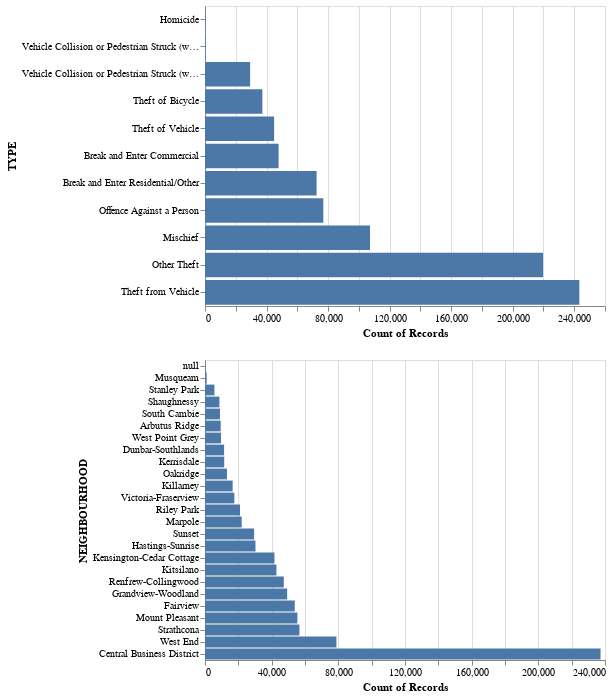

The notebook cell saved with this chart:
### Code cell
categ_cols_dist = alt.Chart(data).mark_bar().encode(
    y = alt.X(alt.repeat(),type= "nominal").sort("x"),
    x =alt.Y("count()"),
).properties(
        width = 400,
        height = 300
).repeat(
     ["TYPE", "NEIGHBOURHOOD"],
    columns = 1
)
categ_cols_dist

### Figure 1 — Vega specification as saved in the notebook (floating-point values rounded to 4 significant figures)
{"$schema": "https://vega.github.io/schema/vega/v5.json", "data": [{"name": "source_0"}, {"name": "data_1", "values": [{"TYPE": "Break and Enter Commercial", "__count": 47836}, {"TYPE": "Break and Enter Residential/Other", "__count": 72543}, {"TYPE": "Homicide", "__count": 316}, {"TYPE": "Mischief", "__count": 107268}, {"TYPE": "Offence Against a Person", "__count": 76906}, {"TYPE": "Other Theft", "__count": 219751}, {"TYPE": "Theft from Vehicle", "__count": 243335}, {"TYPE": "Theft of Bicycle", "__count": 37293}, {"TYPE": "Theft of Vehicle", "__count": 44935}, {"TYPE": "Vehicle Collision or Pedestrian Struck (with Fatality)", "__count": 359}, {"TYPE": "Vehicle Collision or Pedestrian Struck (with Injury)", "__count": 29319}]}, {"name": "data_2", "values": [{"NEIGHBOURHOOD": "Oakridge", "__count": 13174}, {"NEIGHBOURHOOD": "Fairview", "__count": 53853}, {"NEIGHBOURHOOD": "West End", "__count": 78862}, {"NEIGHBOURHOOD": "Shaughnessy", "__count": 8639}, {"NEIGHBOURHOOD": "Central Business District", "__count": 237333}, {"NEIGHBOURHOOD": "Hastings-Sunrise", "__count": 30289}, {"NEIGHBOURHOOD": "Strathcona", "__count": 56667}, {"NEIGHBOURHOOD": "Grandview-Woodland", "__count": 49300}, {"NEIGHBOURHOOD": "Kitsilano", "__count": 42859}, {"NEIGHBOURHOOD": "Mount Pleasant", "__count": 55435}, {"NEIGHBOURHOOD": "Kensington-Cedar Cottage", "__count": 41682}, {"NEIGHBOURHOOD": "Sunset", "__count": 29471}, {"NEIGHBOURHOOD": "Stanley Park", "__count": 5671}, {"NEIGHBOURHOOD": "Marpole", "__count": 22019}, {"NEIGHBOURHOOD": "West Point Grey", "__count": 9595}, {"NEIGHBOURHOOD": "Victoria-Fraserview", "__count": 17603}, {"NEIGHBOURHOOD": "Kerrisdale", "__count": 11529}, {"NEIGHBOURHOOD": "Riley Park", "__count": 21002}, {"NEIGHBOURHOOD": "Arbutus Ridge", "__count": 9418}, {"NEIGHBOURHOOD": "Renfrew-Collingwood", "__count": 47280}, {"NEIGHBOURHOOD": "Killarney", "__count": 16595}, {"NEIGHBOURHOOD": "Dunbar-Southlands", "__count": 11462}, {"NEIGHBOURHOOD": "South Cambie", "__count": 8972}, {"NEIGHBOURHOOD": "Musqueam", "__count": 1007}, {"NEIGHBOURHOOD": null, "__count": 144}]}, {"name": "data_1_child__TYPE_x_domain___count", "values": [{"min": 316, "max": 243335}]}, {"name": "source_0_child__TYPE_y_domain_TYPE", "values": [{"TYPE": "Break and Enter Commercial", "sort_field": 47836}, {"TYPE": "Break and Enter Residential/Other", "sort_field": 72543}, {"TYPE": "Homicide", "sort_field": 316}, {"TYPE": "Mischief", "sort_field": 107268}, {"TYPE": "Offence Against a Person", "sort_field": 76906}, {"TYPE": "Other Theft", "sort_field": 219751}, {"TYPE": "Theft from Vehicle", "sort_field": 243335}, {"TYPE": "Theft of Bicycle", "sort_field": 37293}, {"TYPE": "Theft of Vehicle", "sort_field": 44935}, {"TYPE": "Vehicle Collision or Pedestrian Struck (with Fatality)", "sort_field": 359}, {"TYPE": "Vehicle Collision or Pedestrian Struck (with Injury)", "sort_field": 29319}]}, {"name": "data_2_child__NEIGHBOURHOOD_x_domain___count", "values": [{"min": 144, "max": 237333}]}, {"name": "source_0_child__NEIGHBOURHOOD_y_domain_NEIGHBOURHOOD", "values": [{"NEIGHBOURHOOD": "Oakridge", "sort_field": 13174}, {"NEIGHBOURHOOD": "Fairview", "sort_field": 53853}, {"NEIGHBOURHOOD": "West End", "sort_field": 78862}, {"NEIGHBOURHOOD": "Shaughnessy", "sort_field": 8639}, {"NEIGHBOURHOOD": "Central Business District", "sort_field": 237333}, {"NEIGHBOURHOOD": "Hastings-Sunrise", "sort_field": 30289}, {"NEIGHBOURHOOD": "Strathcona", "sort_field": 56667}, {"NEIGHBOURHOOD": "Grandview-Woodland", "sort_field": 49300}, {"NEIGHBOURHOOD": "Kitsilano", "sort_field": 42859}, {"NEIGHBOURHOOD": "Mount Pleasant", "sort_field": 55435}, {"NEIGHBOURHOOD": "Kensington-Cedar Cottage", "sort_field": 41682}, {"NEIGHBOURHOOD": "Sunset", "sort_field": 29471}, {"NEIGHBOURHOOD": "Stanley Park", "sort_field": 5671}, {"NEIGHBOURHOOD": "Marpole", "sort_field": 22019}, {"NEIGHBOURHOOD": "West Point Grey", "sort_field": 9595}, {"NEIGHBOURHOOD": "Victoria-Fraserview", "sort_field": 17603}, {"NEIGHBOURHOOD": "Kerrisdale", "sort_field": 11529}, {"NEIGHBOURHOOD": "Riley Park", "sort_field": 21002}, {"NEIGHBOURHOOD": "Arbutus Ridge", "sort_field": 9418}, {"NEIGHBOURHOOD": "Renfrew-Collingwood", "sort_field": 47280}, {"NEIGHBOURHOOD": "Killarney", "sort_field": 16595}, {"NEIGHBOURHOOD": "Dunbar-Southlands", "sort_field": 11462}, {"NEIGHBOURHOOD": "South Cambie", "sort_field": 8972}, {"NEIGHBOURHOOD": "Musqueam", "sort_field": 1007}, {"NEIGHBOURHOOD": null, "sort_field": 144}]}], "signals": [{"name": "childHeight", "value": 300}], "marks": [{"type": "group", "name": "child__TYPE_group", "encode": {"update": {"height": {"signal": "childHeight"}, "width": {"signal": "width"}}}, "marks": [{"type": "rect", "name": "child__TYPE_marks", "from": {"data": "data_1"}, "encode": {"update": {"x": {"field": "__count", "scale": "child__TYPE_x"}, "y": {"field": "TYPE", "scale": "child__TYPE_y"}, "fill": {"value": "#4c78a8"}, "ariaRoleDescription": {"value": "bar"}, "height": {"signal": "max(0.25, bandwidth('child__TYPE_y'))"}, "description": {"signal": "\"Count of Records: \" + (format(datum[\"__count\"], \"\")) + \"; TYPE: \" + (isValid(datum[\"TYPE\"]) ? datum[\"TYPE\"] : \"\"+datum[\"TYPE\"])"}, "x2": {"value": 0, "scale": "child__TYPE_x"}}}, "style": ["bar"]}], "axes": [{"scale": "child__TYPE_x", "minExtent": 0, "orient": "bottom", "zindex": 0, "aria": false, "grid": true, "gridScale": "child__TYPE_y", "labels": false, "maxExtent": 0, "ticks": false, "domain": false, "tickCount": {"signal": "ceil(width/40)"}}, {"scale": "child__TYPE_x", "grid": false, "labelFlush": true, "zindex": 0, "tickCount": {"signal": "ceil(width/40)"}, "title": "Count of Records", "labelOverlap": true, "orient": "bottom"}, {"scale": "child__TYPE_y", "title": "TYPE", "grid": false, "zindex": 0, "orient": "left"}], "style": "cell"}, {"type": "group", "name": "child__NEIGHBOURHOOD_group", "encode": {"update": {"width": {"signal": "width"}, "height": {"signal": "childHeight"}}}, "marks": [{"type": "rect", "name": "child__NEIGHBOURHOOD_marks", "from": {"data": "data_2"}, "encode": {"update": {"x2": {"value": 0, "scale": "child__NEIGHBOURHOOD_x"}, "y": {"field": "NEIGHBOURHOOD", "scale": "child__NEIGHBOURHOOD_y"}, "height": {"signal": "max(0.25, bandwidth('child__NEIGHBOURHOOD_y'))"}, "description": {"signal": "\"Count of Records: \" + (format(datum[\"__count\"], \"\")) + \"; NEIGHBOURHOOD: \" + (isValid(datum[\"NEIGHBOURHOOD\"]) ? datum[\"NEIGHBOURHOOD\"] : \"\"+datum[\"NEIGHBOURHOOD\"])"}, "x": {"field": "__count", "scale": "child__NEIGHBOURHOOD_x"}, "fill": {"value": "#4c78a8"}, "ariaRoleDescription": {"value": "bar"}}}, "style": ["bar"]}], "axes": [{"scale": "child__NEIGHBOURHOOD_x", "maxExtent": 0, "ticks": false, "minExtent": 0, "orient": "bottom", "labels": false, "aria": false, "grid": true, "zindex": 0, "tickCount": {"signal": "ceil(width/40)"}, "gridScale": "child__NEIGHBOURHOOD_y", "domain": false}, {"scale": "child__NEIGHBOURHOOD_x", "tickCount": {"signal": "ceil(width/40)"}, "labelOverlap": true, "zindex": 0, "orient": "bottom", "grid": false, "title": "Count of Records", "labelFlush": true}, {"scale": "child__NEIGHBOURHOOD_y", "grid": false, "title": "NEIGHBOURHOOD", "zindex": 0, "orient": "left"}], "style": "cell"}], "scales": [{"name": "child__TYPE_x", "type": "linear", "domain": [{"signal": "(data(\"data_1_child__TYPE_x_domain___count\")[0] || {}).min"}, {"signal": "(data(\"data_1_child__TYPE_x_domain___count\")[0] || {}).max"}], "range": [0, {"signal": "width"}], "zero": true, "nice": true}, {"name": "child__TYPE_y", "type": "band", "domain": {"data": "source_0_child__TYPE_y_domain_TYPE", "field": "TYPE", "sort": {"op": "max", "field": "sort_field"}}, "range": [0, {"signal": "childHeight"}], "paddingOuter": 0.05, "paddingInner": 0.1}, {"name": "child__NEIGHBOURHOOD_x", "type": "linear", "domain": [{"signal": "(data(\"data_2_child__NEIGHBOURHOOD_x_domain___count\")[0] || {}).min"}, {"signal": "(data(\"data_2_child__NEIGHBOURHOOD_x_domain___count\")[0] || {}).max"}], "range": [0, {"signal": "width"}], "nice": true, "zero": true}, {"name": "child__NEIGHBOURHOOD_y", "type": "band", "domain": {"data": "source_0_child__NEIGHBOURHOOD_y_domain_NEIGHBOURHOOD", "field": "NEIGHBOURHOOD", "sort": {"op": "max", "field": "sort_field"}}, "range": [0, {"signal": "childHeight"}], "paddingOuter": 0.05, "paddingInner": 0.1}], "background": "white", "padding": 5, "layout": {"padding": 20, "columns": 1, "bounds": "full", "align": "all"}, "width": 400}
